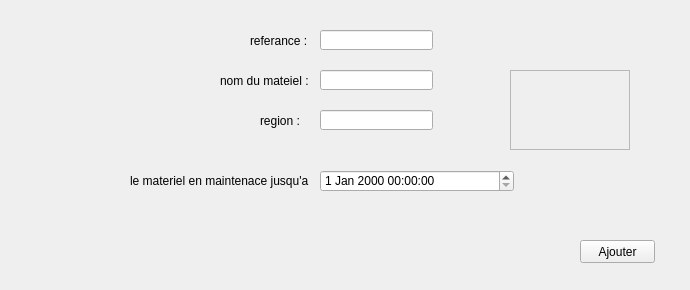
     <widget class="QWidget" name="tab_16">
      <attribute name="title">
       <string>ajouter</string>
      </attribute>
      <widget class="QLabel" name="label_11">
       <property name="geometry">
        <rect>
         <x>250</x>
         <y>30</y>
         <width>61</width>
         <height>21</height>
        </rect>
       </property>
       <property name="text">
        <string>referance :</string>
       </property>
      </widget>
      <widget class="QLabel" name="label_12">
       <property name="geometry">
        <rect>
         <x>220</x>
         <y>70</y>
         <width>91</width>
         <height>21</height>
        </rect>
       </property>
       <property name="text">
        <string>nom du mateiel :</string>
       </property>
      </widget>
      <widget class="QLineEdit" name="ref_mat_maint_a_ajouter">
       <property name="geometry">
        <rect>
         <x>320</x>
         <y>30</y>
         <width>113</width>
         <height>20</height>
        </rect>
       </property>
      </widget>
      <widget class="QLineEdit" name="nom_mat_maint_a_ajouter">
       <property name="geometry">
        <rect>
         <x>320</x>
         <y>70</y>
         <width>113</width>
         <height>20</height>
        </rect>
       </property>
      </widget>
      <widget class="QLabel" name="label_13">
       <property name="geometry">
        <rect>
         <x>260</x>
         <y>110</y>
         <width>61</width>
         <height>21</height>
        </rect>
       </property>
       <property name="text">
        <string>region :</string>
       </property>
      </widget>
      <widget class="QLabel" name="label_31">
       <property name="geometry">
        <rect>
         <x>130</x>
         <y>170</y>
         <width>181</width>
         <height>21</height>
        </rect>
       </property>
       <property name="text">
        <string>le materiel en maintenace jusqu'a :</string>
       </property>
      </widget>
      <widget class="QLineEdit" name="region_mat_maint_a_ajouter">
       <property name="geometry">
        <rect>
         <x>320</x>
         <y>110</y>
         <width>113</width>
         <height>20</height>
        </rect>
       </property>
      </widget>
      <widget class="QDateTimeEdit" name="dateTimeEdit">
       <property name="geometry">
        <rect>
         <x>320</x>
         <y>170</y>
         <width>194</width>
         <height>22</height>
        </rect>
       </property>
      </widget>
      <widget class="QLabel" name="label_78">
       <property name="geometry">
        <rect>
         <x>0</x>
         <y>0</y>
         <width>681</width>
         <height>281</height>
        </rect>
       </property>
       <property name="text">
        <string/>
       </property>
       <property name="pixmap">
        <pixmap>../../Desktop/design Qt/dddddddddd.jpg</pixmap>
       </property>
      </widget>
      <widget class="QPushButton" name="ajouter_mat_maintenace">
       <property name="geometry">
        <rect>
         <x>580</x>
         <y>240</y>
         <width>75</width>
         <height>23</height>
        </rect>
       </property>
       <property name="text">
        <string>Ajouter</string>
       </property>
      </widget>
      <widget class="QFrame" name="frame">
       <property name="geometry">
        <rect>
         <x>510</x>
         <y>70</y>
         <width>120</width>
         <height>80</height>
        </rect>
       </property>
       <property name="frameShape">
        <enum>QFrame::StyledPanel</enum>
       </property>
       <property name="frameShadow">
        <enum>QFrame::Raised</enum>
       </property>
      </widget>
      <zorder>label_78</zorder>
      <zorder>label_11</zorder>
      <zorder>label_12</zorder>
      <zorder>ref_mat_maint_a_ajouter</zorder>
      <zorder>nom_mat_maint_a_ajouter</zorder>
      <zorder>label_13</zorder>
      <zorder>label_31</zorder>
      <zorder>region_mat_maint_a_ajouter</zorder>
      <zorder>dateTimeEdit</zorder>
      <zorder>ajouter_mat_maintenace</zorder>
      <zorder>frame</zorder>
     </widget>
